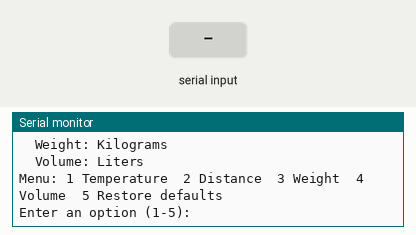
Simulated run of this sketch. Board: Arduino Uno, built for the host (arithmetic inside an expression is 32-bit, double 64-bit). On the bench: the last lines printed to the serial monitor. Inputs (shaded band) come from the test bench. EEPROM starts erased.

Above: at 3.2 s.
3.3 s: "90,45\n" received over Serial
4.8 s: "1\n" received over Serial
At 6.0 s:
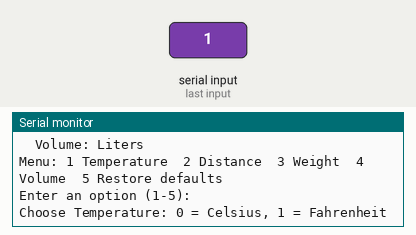
6.3 s: "30,150\n" received over Serial
At 7.7 s:
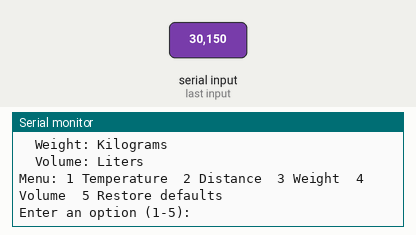

Measured:
- after the input at 4.8 s, the serial monitor: prints a new line at once (image 1)
- after the input at 6.3 s, the serial monitor: prints a new line at once (image 2)

The sketch:

E4_Unit_Config.ino
```cpp
#include <Arduino.h>
#include <EEPROM.h>

// ---------- What is stored: 4 bytes, one per preference ----------
struct UnitPreferences {
  uint8_t temperature;               // 0 = Celsius,    1 = Fahrenheit
  uint8_t distance;                  // 0 = Kilometers, 1 = Miles
  uint8_t weight;                    // 0 = Kilograms,  1 = Pounds
  uint8_t volume;                    // 0 = Liters,     1 = Gallons
};

#define PREFS_ADDRESS  0
const UnitPreferences FACTORY_DEFAULTS = {0, 0, 0, 0};

const char* const NAMES[4]    = {"Temperature", "Distance", "Weight", "Volume"};
const char* const UNITS[4][2] = {{"Celsius", "Fahrenheit"}, {"Kilometers", "Miles"},
                                 {"Kilograms", "Pounds"},   {"Liters", "Gallons"}};

UnitPreferences prefs;               // the working copy in RAM

uint8_t* field(int index) {          // the address of preference 0..3 inside prefs
  uint8_t* fields[4] = {&prefs.temperature, &prefs.distance, &prefs.weight, &prefs.volume};
  return fields[index];
}

void savePreferences() {
  EEPROM.put(PREFS_ADDRESS, prefs);  // copy the struct into the RAM copy of the EEPROM
  if (EEPROM.commit()) {             // write it to flash
    Serial.println("Saved.");
  } else {
    Serial.println("Save failed!");
  }
}

void loadPreferences() {
  EEPROM.get(PREFS_ADDRESS, prefs);
  for (int i = 0; i < 4; i++) {
    if (*field(i) > 1) {             // a fresh EEPROM reads 0xFF: not a valid choice
      Serial.println("No valid settings found: restoring factory defaults.");
      prefs = FACTORY_DEFAULTS;
      savePreferences();
      return;
    }
  }
}

void showPreferences() {
  Serial.println("Current preferences:");
  for (int i = 0; i < 4; i++) {
    Serial.print("  ");
    Serial.print(NAMES[i]);
    Serial.print(": ");
    Serial.println(UNITS[i][*field(i)]);
  }
}

void showMenu() {
  Serial.println();
  Serial.println("Menu: 1 Temperature  2 Distance  3 Weight  4 Volume  5 Restore defaults");
  Serial.println("Enter an option (1-5):");
}

int readNumberLine() {               // waits for a full line and returns it as a number
  while (Serial.available() == 0) {
  }
  String line = Serial.readStringUntil('\n');
  line.trim();
  return line.toInt();               // text that is not a number gives 0
}

void setup() {
  delay(2000);
  Serial.begin(115200);
  EEPROM.begin(sizeof(UnitPreferences));
  loadPreferences();
  showPreferences();
  showMenu();
}

void loop() {
  if (Serial.available() == 0) {
    return;
  }

  int option = readNumberLine();
  if (option >= 1 && option <= 4) {
    int index = option - 1;
    Serial.print("Choose ");
    Serial.print(NAMES[index]);
    Serial.print(": 0 = ");
    Serial.print(UNITS[index][0]);
    Serial.print(", 1 = ");
    Serial.println(UNITS[index][1]);

    int value = readNumberLine();
    if (value == 0 || value == 1) {
      *field(index) = value;
      savePreferences();
    } else {
      Serial.println("Invalid value. Use 0 or 1.");
    }
  } else if (option == 5) {
    prefs = FACTORY_DEFAULTS;
    savePreferences();
  } else {
    Serial.println("Invalid option.");
  }

  showPreferences();
  showMenu();
}
```
